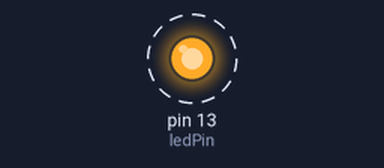
The sketch below on a simulated Arduino Mega 2560, built with avr-gcc and run on an emulated ATmega2560. Parts: output pins drawn as LEDs (lit = HIGH). Dashed ring = blinking. What the sketch prints to the serial monitor is not drawn.

Above: at 0.3 s.
Timing chart, 0 to 3.1 s (numbered marks = the images above):
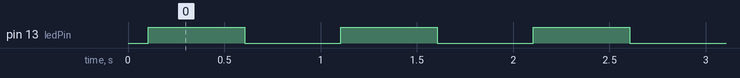

Measured:
- by itself, pin 13 (ledPin): alternates HIGH for 0.50 s and LOW for 0.50 s

The sketch:

Arduino_Mego_quick_test.ino
```cpp
// Arduino Mega Basic Diagnostic Test

const int ledPin = 13;
const int analogPin = A0;
unsigned long t0 = 0;

void setup() {
  Serial.begin(9600);
  pinMode(ledPin, OUTPUT);
  pinMode(analogPin, INPUT);

  Serial.println("Starting diagnostics...");

  // Serial confirm
  Serial.println("Serial OK");

  // ADC test
  int value = analogRead(analogPin);
  if (value >= 0 && value <= 1023) {
    Serial.println("ADC OK");
  } else {
    Serial.println("ADC FAIL");
  }

  // Timer test (verify millis increments)
  unsigned long m1 = millis();
  delay(100);
  unsigned long m2 = millis();
  if (m2 > m1) {
    Serial.println("Timer OK");
  } else {
    Serial.println("Timer FAIL");
  }

  Serial.println("Now testing LED blink... (press RESET to confirm restart)");
}

void loop() {
  digitalWrite(ledPin, HIGH);
  delay(500);
  digitalWrite(ledPin, LOW);
  delay(500);

  if (millis() - t0 > 2000) {
    t0 = millis();
    Serial.println("blinking...");
  }
}
```
